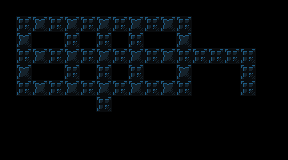

This game map was drawn from its Tiled (.tmx) file and the tilesets committed beside it. A one-line description and the full map source follow:
An orthogonal 18x10 tile map with 16x16 px tiles, 1 tile layer (background) and 69 objects (53x tile, 4x pressure_plate, 4x triggerable, 4x moveable_tile, 2x destructible, ...).

<map version="1.4" tiledversion="1.4.3" orientation="orthogonal" renderorder="right-down" width="18" height="10" tilewidth="16" tileheight="16" infinite="0" nextlayerid="6" nextobjectid="202">
 <properties>
  <property name="display_name" value="sneaky bastard dlfjg" />
  <property name="next_level" value="./data/levels/tmx/L27-BombAdvanced2.tmx" />
  <property name="player_bomb_count" value="0" />
 </properties>
 <tileset firstgid="1" name="newtiledsheet" tilewidth="16" tileheight="16" tilecount="180" columns="9">
  <image source="../../newtiledsheet.png" width="144" height="320" />
 </tileset>
 <layer id="1" name="background" width="18" height="10">
  <data encoding="csv">
27,27,27,27,27,27,27,27,27,27,22,22,22,22,27,27,27,27,
27,19,20,19,20,19,20,19,20,19,20,19,27,22,27,27,27,27,
27,20,27,27,19,27,19,27,19,27,27,20,27,22,27,27,27,27,
27,19,20,19,20,19,20,19,20,19,20,19,19,19,19,19,27,27,
27,20,36,27,19,36,19,27,19,27,22,20,22,22,27,19,27,27,
27,19,20,19,20,19,20,19,20,19,20,19,22,22,27,19,27,27,
27,27,27,27,27,27,19,27,27,27,27,27,22,22,27,27,27,27,
22,22,22,22,22,27,27,27,27,22,22,22,22,22,27,27,27,27,
22,22,22,22,22,22,22,22,22,22,22,22,22,22,27,27,27,27,
22,22,22,22,22,22,22,22,22,22,22,22,22,22,27,27,27,27
</data>
 </layer>
 <objectgroup id="4" name="objects">
  <object id="111" type="actor" gid="46" x="16" y="64" width="16" height="16" />
  <object id="121" type="pressure_plate" gid="54" x="64" y="32" width="16" height="16">
   <properties>
    <property name="triggers" type="int" value="1" />
   </properties>
  </object>
  <object id="122" type="pressure_plate" gid="54" x="128" y="32" width="16" height="16">
   <properties>
    <property name="triggers" type="int" value="2" />
   </properties>
  </object>
  <object id="123" type="pressure_plate" gid="54" x="64" y="96" width="16" height="16">
   <properties>
    <property name="triggers" type="int" value="4" />
   </properties>
  </object>
  <object id="124" type="pressure_plate" gid="54" x="128" y="96" width="16" height="16">
   <properties>
    <property name="triggers" type="int" value="3" />
   </properties>
  </object>
  <object id="127" type="tile" gid="1" x="16" y="16" width="16" height="16" />
  <object id="128" type="tile" gid="1" x="32" y="16" width="16" height="16" />
  <object id="129" type="tile" gid="1" x="48" y="16" width="16" height="16" />
  <object id="130" type="tile" gid="1" x="64" y="16" width="16" height="16" />
  <object id="131" type="tile" gid="1" x="80" y="16" width="16" height="16" />
  <object id="132" type="tile" gid="1" x="96" y="16" width="16" height="16" />
  <object id="133" type="tile" gid="1" x="112" y="16" width="16" height="16" />
  <object id="134" type="tile" gid="1" x="128" y="16" width="16" height="16" />
  <object id="135" type="tile" gid="1" x="144" y="16" width="16" height="16" />
  <object id="136" type="tile" gid="1" x="160" y="16" width="16" height="16" />
  <object id="137" type="tile" gid="1" x="176" y="16" width="16" height="16" />
  <object id="138" type="tile" gid="2" x="192" y="32" width="16" height="16" />
  <object id="140" type="tile" gid="2" x="192" y="48" width="16" height="16" />
  <object id="141" type="tile" gid="2" x="192" y="80" width="16" height="16" />
  <object id="142" type="tile" gid="2" x="192" y="96" width="16" height="16" />
  <object id="144" type="tile" gid="11" x="0" y="32" width="16" height="16" />
  <object id="145" type="tile" gid="11" x="0" y="48" width="16" height="16" />
  <object id="146" type="tile" gid="11" x="0" y="80" width="16" height="16" />
  <object id="147" type="tile" gid="11" x="0" y="96" width="16" height="16" />
  <object id="148" type="tile" gid="11" x="0" y="64" width="16" height="16" />
  <object id="149" type="tile" gid="10" x="16" y="112" width="16" height="16" />
  <object id="150" type="tile" gid="10" x="32" y="112" width="16" height="16" />
  <object id="151" type="tile" gid="10" x="48" y="112" width="16" height="16" />
  <object id="152" type="tile" gid="10" x="64" y="112" width="16" height="16" />
  <object id="153" type="tile" gid="10" x="80" y="112" width="16" height="16" />
  <object id="154" type="tile" gid="10" x="112" y="112" width="16" height="16" />
  <object id="155" type="tile" gid="10" x="128" y="112" width="16" height="16" />
  <object id="156" type="tile" gid="10" x="144" y="112" width="16" height="16" />
  <object id="157" type="tile" gid="10" x="160" y="112" width="16" height="16" />
  <object id="158" type="tile" gid="10" x="176" y="112" width="16" height="16" />
  <object id="163" type="tile" gid="10" x="32" y="80" width="16" height="16" />
  <object id="164" type="tile" gid="10" x="48" y="80" width="16" height="16" />
  <object id="165" type="tile" gid="10" x="32" y="48" width="16" height="16" />
  <object id="166" type="tile" gid="10" x="48" y="48" width="16" height="16" />
  <object id="167" type="tile" gid="10" x="80" y="48" width="16" height="16" />
  <object id="168" type="tile" gid="10" x="80" y="80" width="16" height="16" />
  <object id="169" type="tile" gid="10" x="112" y="48" width="16" height="16" />
  <object id="170" type="tile" gid="10" x="112" y="80" width="16" height="16" />
  <object id="171" type="tile" gid="10" x="144" y="48" width="16" height="16" />
  <object id="172" type="tile" gid="10" x="160" y="48" width="16" height="16" />
  <object id="173" type="tile" gid="10" x="144" y="80" width="16" height="16" />
  <object id="174" type="tile" gid="10" x="160" y="80" width="16" height="16" />
  <object id="178" type="destructible" gid="21" x="128" y="48" width="16" height="16" />
  <object id="180" type="destructible" gid="21" x="96" y="80" width="16" height="16" />
  <object id="181" type="tile" gid="10" x="96" y="112" width="16" height="16" />
  <object id="182" type="scene_switching_tile" gid="32" x="256" y="96" width="16" height="16">
   <properties>
    <property name="scene" value="./data/levels/tmx/L27-BombAdvanced2.tmx" />
   </properties>
  </object>
  <object id="183" type="triggerable" gid="16" x="208" y="64" width="16" height="16">
   <properties>
    <property name="triggered_id" type="int" value="1" />
   </properties>
  </object>
  <object id="184" type="triggerable" gid="16" x="224" y="64" width="16" height="16">
   <properties>
    <property name="triggered_id" type="int" value="2" />
   </properties>
  </object>
  <object id="185" type="triggerable" gid="16" x="240" y="64" width="16" height="16">
   <properties>
    <property name="triggered_id" type="int" value="3" />
   </properties>
  </object>
  <object id="186" type="triggerable" gid="16" x="240" y="80" width="16" height="16">
   <properties>
    <property name="triggered_id" type="int" value="4" />
   </properties>
  </object>
  <object id="187" type="tile" gid="1" x="208" y="48" width="16" height="16" />
  <object id="188" type="tile" gid="1" x="224" y="48" width="16" height="16" />
  <object id="189" type="tile" gid="1" x="240" y="48" width="16" height="16" />
  <object id="190" type="tile" gid="1" x="256" y="80" width="16" height="16" />
  <object id="191" type="tile" gid="10" x="208" y="80" width="16" height="16" />
  <object id="192" type="tile" gid="10" x="224" y="80" width="16" height="16" />
  <object id="193" type="tile" gid="10" x="240" y="112" width="16" height="16" />
  <object id="194" type="tile" gid="10" x="256" y="112" width="16" height="16" />
  <object id="195" type="tile" gid="11" x="224" y="96" width="16" height="16" />
  <object id="196" type="tile" gid="2" x="256" y="64" width="16" height="16" />
  <object id="197" type="moveable_tile" gid="45" x="32" y="32" width="16" height="16" />
  <object id="198" type="moveable_tile" gid="45" x="32" y="64" width="16" height="16" />
  <object id="200" type="moveable_tile" gid="45" x="160" y="64" width="16" height="16" />
  <object id="201" type="moveable_tile" gid="45" x="160" y="96" width="16" height="16" />
 </objectgroup>
</map>
